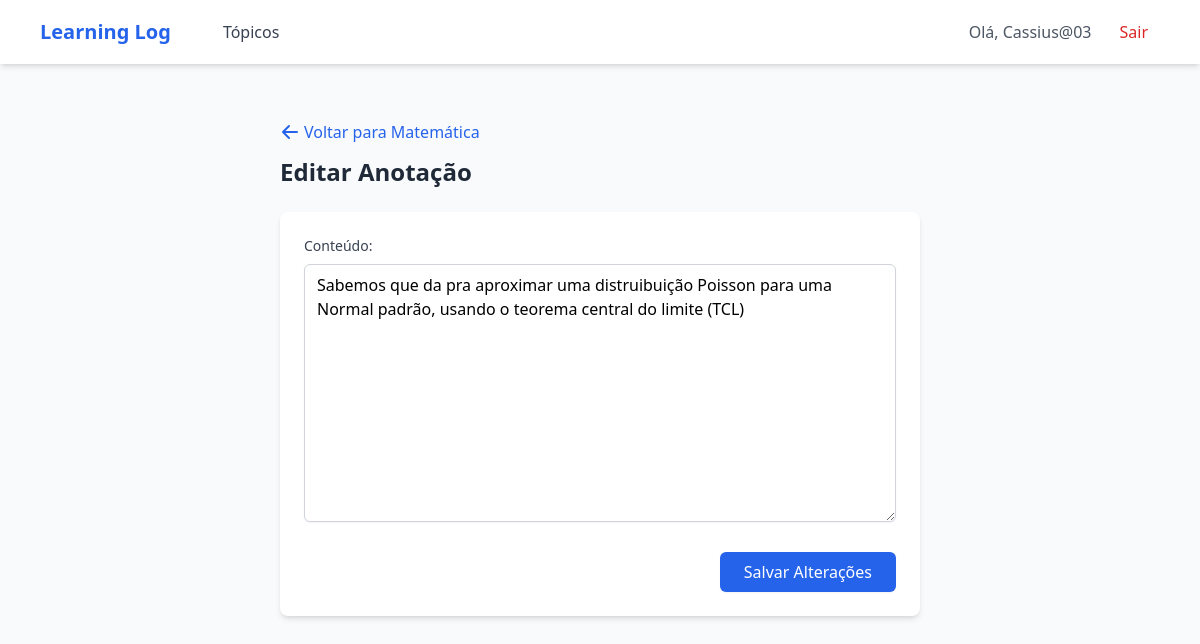
The page /edit_entry/2/ (signed in) on the database its author committed.
### LLog/models.py (models this page shows, shortened)
class Topic(models.Model):
    text = models.CharField(max_length=200)
    date_added = models.DateField(auto_now_add=True)
    owner = models.ForeignKey(User, on_delete=models.CASCADE)
    def __str__(self):
        return self.text

class Entry(models.Model):
    topic = models.ForeignKey(Topic, on_delete=models.CASCADE)
    text = models.TextField()
    date_added = models.DateTimeField(auto_now_add=True)
    class Meta:
        verbose_name_plural = 'entries'

### LLog/views.py (the view)
# urls.py: path('edit_entry/<entry_id>/', views.edit_entry, name='edit_entry'),
@login_required
def edit_entry(request, entry_id):
    entry = Entry.objects.get(id = entry_id)
    topic = entry.topic
    if topic.owner != request.user:
        raise(Http404)
    if request.method != 'POST':
        form = EntryForms(instance=entry)
    else:
        form = EntryForms(instance=entry, data = request.POST)
        if form.is_valid():
            form.save()
            return HttpResponseRedirect(reverse('topic', args=[topic.id]))
    context = {'entry': entry, 'topic':topic, 'form': form}
    return render(request, 'LLog/edit_entry.html', context)

### LLog/forms.py
class EntryForms(forms.ModelForm):
    class Meta:
        model = Entry
        fields = ['text']
        label = {'text': ''}
        widgets = {'text': forms.Textarea(attrs={'cols' : 80})}

### LLog/templates/LLog/edit_entry.html (shortened to what this page needs)
{% extends 'LLog/base.html' %}
{% block content %}
<div class="max-w-2xl mx-auto px-4 py-8">
    <div class="mb-6">
        <a href="{% url 'topic' topic.id %}" class="inline-flex items-center text-blue-600 hover:text-blue-800">
            <svg xmlns="http://www.w3.org/2000/svg" class="h-5 w-5 mr-1" viewBox="0 0 20 20" fill="currentColor">
                <path fill-rule="evenodd" d="M9.707 16.707a1 1 0 01-1.414 0l-6-6a1 1 0 010-1.414l6-6a1 1 0 011.414 1.414L5.414 9H17a1 1 0 110 2H5.414l4.293 4.293a1 1 0 010 1.414z" clip-rule="evenodd" />
            </svg>
            Voltar para {{ topic }}
        </a>
        <h2 class="text-2xl font-bold text-gray-800 mt-2">Editar Anotação</h2>
    </div>
    <form action="{% url 'edit_entry' entry.id %}" method="post" class="bg-white p-6 rounded-lg shadow-md">
        <div class="mb-6">
            <label for="id_text" class="block text-sm font-medium text-gray-700 mb-2">Conteúdo:</label>
            <textarea
                name="text"
                id="id_text"
                class="w-full px-3 py-2 border border-gray-300 rounded-md shadow-sm focus:outline-none focus:ring-blue-500 focus:border-blue-500"
                rows="10"
                required
            >{{ form.text.value|default_if_none:'' }}</textarea>
        </div>
        <div class="flex justify-end">
            <button type="submit" class="bg-blue-600 hover:bg-blue-700 text-white font-medium py-2 px-6 rounded-md shadow-sm transition duration-200 focus:outline-none focus:ring-2 focus:ring-offset-2 focus:ring-blue-500">
                Salvar Alterações
            </button>
        </div>
    </form>
</div>
{% endblock %}

### LLog/templates/LLog/base.html (shortened to what this page needs)
<!DOCTYPE html>
<html lang="pt-br">
<head>
    <script src="https://cdn.tailwindcss.com"></script>
    <link rel="stylesheet" href="https://cdnjs.cloudflare.com/ajax/libs/font-awesome/6.4.0/css/all.min.css">
</head>
<body class="bg-gray-50 min-h-screen">
    <nav class="bg-white shadow-md">
        <div class="max-w-6xl mx-auto px-4">
            <div class="flex justify-between h-16">
                <div class="flex items-center">
                    <a href="{% url 'index' %}" class="text-xl font-bold text-blue-600">Learning Log</a>
                    <div class="hidden md:flex ml-10 space-x-4">
                        <a href="{% url 'topics' %}" class="px-3 py-2 text-gray-700 hover:text-blue-600">Tópicos</a>
                    </div>
                </div>
                <div class="hidden md:flex items-center space-x-4">
                    {% if user.is_authenticated %}
                        <span class="text-gray-600">Olá, {{ user.username }}</span>
                        <a href="{% url 'logout' %}" class="px-3 py-2 text-red-600 hover:text-red-800">Sair</a>
                    {% else %}
                        <a href="{% url 'register' %}" class="px-3 py-2 text-gray-700 hover:text-blue-600">Registrar</a>
                        <a href="{% url 'login' %}" class="px-3 py-2 text-gray-700 hover:text-blue-600">Entrar</a>
                    {% endif %}
                </div>
            </div>
        </div>
    </nav>
    <main class="max-w-6xl mx-auto px-4 py-6">
        {% block content %}{% endblock content %}
    </main>
</body>
</html>

### rows shown on the page
Topic: text "Matemática"
Entry: text "Sabemos que da pra aproximar uma distruibuição Poisson para uma Normal padrão, usando o teorema central do limite (TCL)"

### other values the page prints
{{ user.username }} "Cassius@03"
